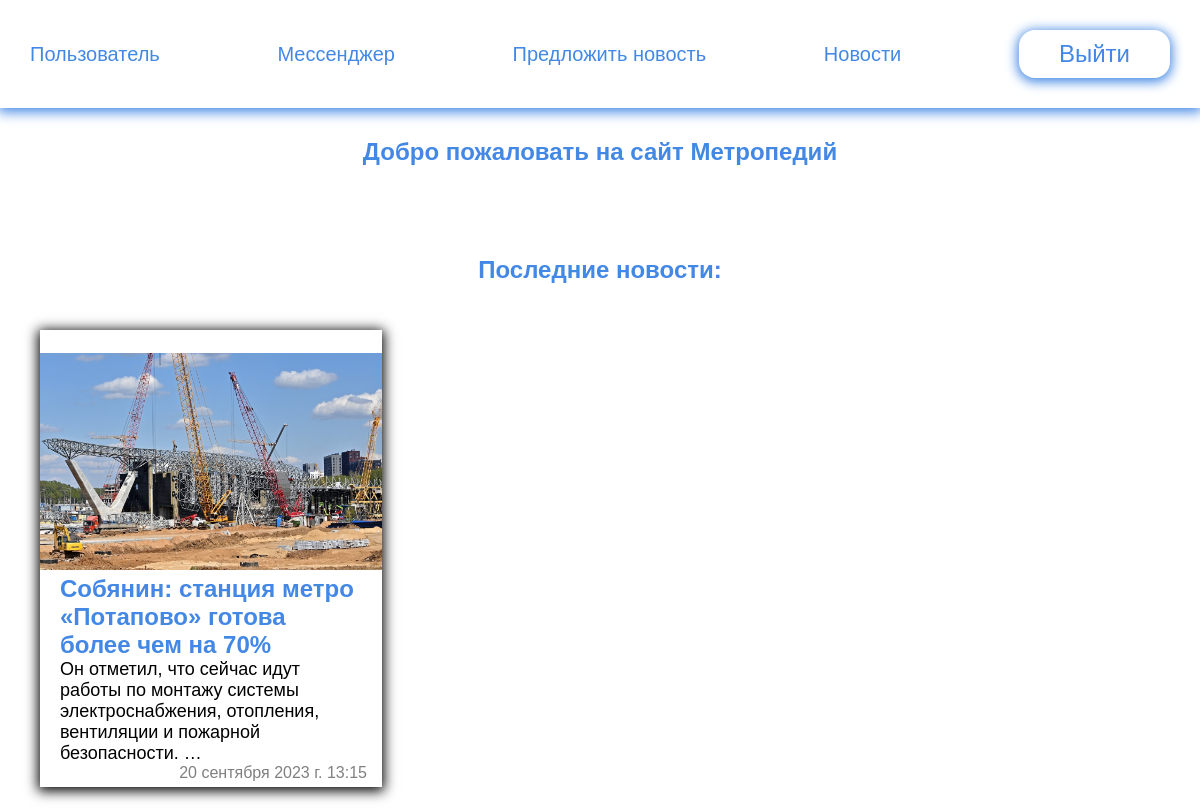
/, run on an earlier commit of the app's database.
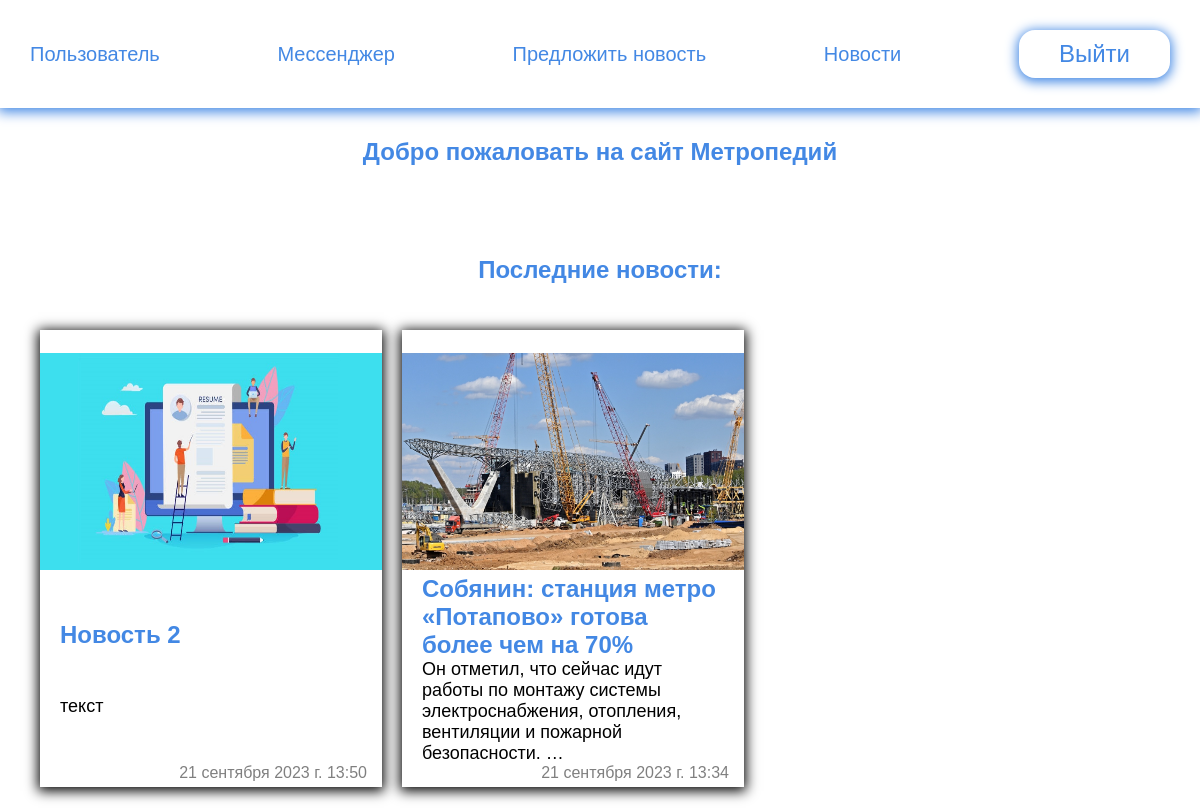
And on a later commit of the database.
### metro_blog/models.py (models this page shows, shortened)
class Blog(models.Model):
    title = models.CharField(max_length=250, blank=False, verbose_name='Название')
    slug = models.CharField(max_length=250, unique=True, verbose_name='Ссылка')
    content = models.TextField(blank=True, null=True, verbose_name='Текст')
    image = models.ImageField(upload_to='images/%Y/%M/%D', blank=True,
                              default='images/plugs/plug_news.jpg', verbose_name='Картинка')
    time_created = models.DateTimeField(auto_now_add=True, verbose_name='Время создания')
    time_update = models.DateTimeField(auto_now=True, verbose_name='Время обновления')
    line = models.ForeignKey(Line, on_delete=models.PROTECT, blank=True, null=True, verbose_name='линия')
    def get_absolute_url(self):
        return reverse('post', kwargs={'post_slug': self.slug})
    class Meta:
        verbose_name = 'Новость'
        verbose_name_plural = 'Новости'
        ordering = ['-time_created']

### main_page/views.py (the view)
# urls.py: path('', MainPage.as_view(), name='main'),
class MainPage(DataMixin, ListView):
    model = Blog
    template_name = 'main_page/index.html'
    context_object_name = 'posts'
    def get_context_data(self, *, object_list=None, **kwargs):
        context = super().get_context_data(**kwargs)
        c_def = self.get_user_context(title='Главная страница')
        return dict(list(context.items()) + list(c_def.items()))

### main_page/utils.py (called while the page is built)
    def get_user_context(self, **kwargs):
        context = kwargs
        user_menu = menu.copy()
        if not self.request.user.is_authenticated:
            user_menu.pop(0)
        context['menu'] = user_menu
        if 'cat_selected' not in context:
            context['cat_selected'] = 0
        return context

### main_page/templates/main_page/index.html
{% extends 'main_page/base.html' %}
{% load static %}
{% block content %}
<main class="content">
    <section class="wrap main_sect">
        <h1>Добро пожаловать на сайт Метропедий</h1>
    </section>
    <h2 class="wrap">Последние новости:</h2>
    <section class="wrap post_sect">
        {% if posts %}
        <ul class="post_list">
            {% for p in posts %}
            <li class="element" style="box-shadow: 0px 2px 12px 2px {{ p.line.color }};">
                <a href="{{ p.get_absolute_url }}">
                    <div class="prev_post">
                        <div class="cat_post" id="fixed_container" style="background: {{ p.line.color }}">
                            <span>Город - {{ p.line.title }}</span>
                        </div>
                        <img src="{{ p.image.url }}" alt="post_image">
                    </div>
                    <h2>{{ p.title }}</h2>
                    <p>{{ p.content | linebreaksbr | truncatewords:15 }}</p>
                    <div class="date_post">
                        <span>{{ p.time_update }}</span>
                    </div>
                </a>
            </li>
            {% endfor %}
        </ul>
        {% endif %}
    </section>
</main>
{% endblock %}

### main_page/templates/main_page/base.html (shortened to what this page needs)
<!DOCTYPE html>
{% load static %}
<html lang="en">
<head>
  <link rel="stylesheet" href="{% static 'style/style.css' %}">
</head>
<body>
{% include 'main_page/navbar.html' %}
{% block content %}
{% endblock %}
</body>
</html>

### main_page/templates/main_page/navbar.html
{% load static %}
<header class="menu">
    <section class="wrap">
        <ul class="navbar">
            <li class="logo"><a href="{% url 'main' %}">Пользователь
            </a></li>
            <li><a href="">Мессенджер
            </a></li>
            <li><a href="">Предложить новость
            </a></li>
            <li><a href="{% url 'blogs' %}">Новости
            </a></li>
            <li><a href="">
                <button>Выйти</button>
            </a></li>
        </ul>
    </section>
</header>

### main_page/static/style/style.css (style rules this page uses)
body { margin: 0; padding: 0; font-family: Arial, Helvetica, sans-serif; }
main { margin-top: 108px; }
.wrap { max-width: 1250px; margin: 0 auto; padding: 10px 30px; box-sizing: border-box; }
.menu { position: fixed; width: 100%; top: 0px; background: #ffffff; box-shadow: 0px 2px 12px 2px #4388e4;; }
ul { list-style: none; padding: 0; }
button { border-radius: 16px; box-shadow: 0px 2px 12px 2px #4388e4; padding: 10px 40px; font-size: 24px; border: 0; margin-top: 0; background: transparent; border: none; color: #4388e4; }
.menu ul { display: flex; justify-content: space-between; align-items: center; font-size: 20px; }
.menu .logo { color: #4388e4; }
a { text-decoration: none; }
.menu a { color: #4388e4; }
.content .wrap { display: flex; flex-direction: row; flex-wrap: wrap; align-items: stretch; justify-content: space-evenly; }
h1, h2, h4 { color: #4388e4; }
.navbar li { text-align: center; }
.main_sect { margin: 50px auto; }
.post_sect { display: flex; flex-direction: row; flex-wrap: wrap; align-items: center; justify-content: space-evenly; box-sizing: border-box; }
.content li { box-shadow: 0 2px 8px 2px #000; margin-bottom: 20px; font-size: 20px; }
.content a { color: #000; display: block; box-sizing: border-box; }
.post_list { display: flex; flex-direction: row; flex-wrap: wrap; justify-content: left; }
.element { display: flex; flex-direction: column; box-sizing: border-box; margin: 10px; max-width: 30%; }
.element a { height: 100%; display: flex; flex-direction: column; justify-content: space-between; }
.cat_post { display: flex; flex-direction: column; justify-content: center; }
.cat_post span { text-align: center; vertical-align: middle; color: #fff; font-size: 20px; font-weight: bold; margin: 0; white-space: nowrap; overflow: hidden; text-overflow: ellipsis; }
.prev_post img { box-sizing: border-box; width: 100%; height: 216.9px; }
.element a h2 { margin: 0 20px; font-size: 24px; }
.element a p { margin: 0 20px; font-size: 18px; color: #000000; text-decoration: none; }
.date_post { margin-right: 5px; margin-bottom: 5px; display: flex; flex-direction: row; flex-wrap: wrap; justify-content: flex-end; }
.date_post span { margin: 0 10px; font-size: 16px; color: #00000080; }

What changed in the data, as far as the page shows it:
added Blog: image (picture), title "Новость 2", content "текст", time_update "21 сентября 2023 г. 13:50"
changed Blog "Собянин: станция метро «Потапово» готова более чем на 70%": time_update "20 сентября 2023 г. 13:15" → "21 сентября 2023 г. 13:34"
